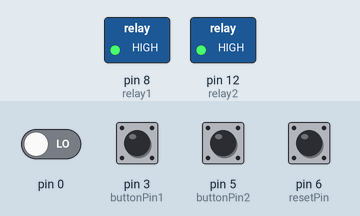
A sketch run on a simulated Arduino Uno, built with avr-gcc and run on an emulated ATmega328P. Parts: switched loads named in the sketch (green lamp = pin HIGH). The inputs (shaded band) are chosen by the test bench; at power-on: pin 3 (buttonPin1), pin 5 (buttonPin2), pin 6 (resetPin) HIGH, pin 0 LOW.

Above: at 1.2 s.
1.3 s: pin 3 (buttonPin1) pulled LOW for 0.15 s
At 2.5 s:
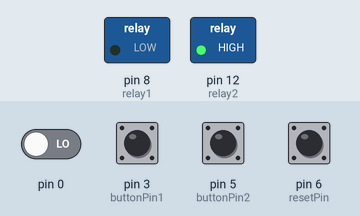
2.9 s: pin 6 (resetPin) pulled LOW for 0.15 s
At 2.97 s:
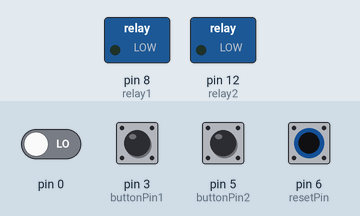
4.5 s: pin 5 (buttonPin2) pulled LOW for 0.15 s
At 4.9 s:
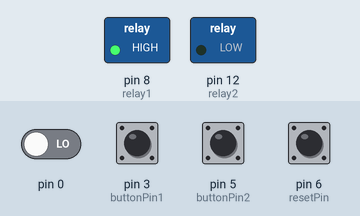
6.1 s: pin 6 (resetPin) pulled LOW for 1 s
At 8.1 s:
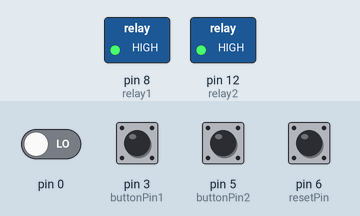
8.6 s: pin 3 (buttonPin1) pulled LOW for 1 s
At 9.2 s:
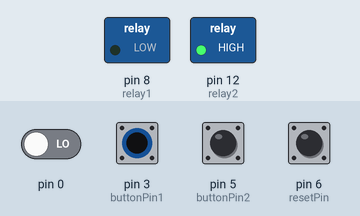
Timing chart, 0 to 11.6 s (numbered marks = the images above; inputs shaded):
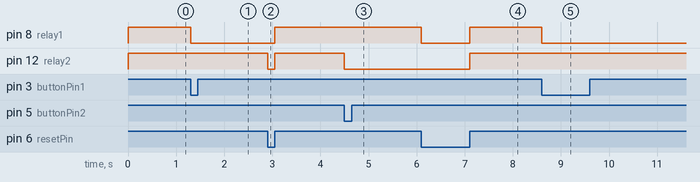

The sketch:

h_nggergames.ino
```cpp
// pushbutton pin
const int buttonPin1 = 3;
const int buttonPin2 = 5;
const int resetPin = 6;
const int relay1 = 8;
const int relay2 = 12;

void setup(){
  // Set up the inputs:
  pinMode(buttonPin1, INPUT);
  pinMode(buttonPin2, INPUT);
  pinMode(resetPin, INPUT);

  // Set up the outputs:
  pinMode(relay1, OUTPUT);
  pinMode(relay2, OUTPUT);

  //set relay to high
  digitalWrite(relay1, HIGH);
  digitalWrite(relay2, HIGH);
}


void loop(){

  //read the digital state of buttonPins
  int buttonState1 = digitalRead(buttonPin1);
  int buttonState2 = digitalRead(buttonPin2);

  if(buttonState1 == LOW){
    digitalWrite(relay1, LOW);
    boolean wait = true;
    while(wait){
      int buttonState = digitalRead(resetPin);
      if(buttonState == LOW){
        wait = false;
      }
    }
    // wait for reset to be released
    wait = true;
    digitalWrite(relay2, LOW);
    // reset: LL BUTTONS LOW
    while(wait){
      int buttonState = digitalRead(resetPin);
      int buttonState1 = digitalRead(buttonState1);
      int buttonState2 = digitalRead(buttonState2);
      if(buttonState == HIGH){
        wait = false;
      }
    }
    // reset both Lights
    digitalWrite(relay1, HIGH);
    digitalWrite(relay2, HIGH);
  }

  if (buttonState2 == LOW){
    digitalWrite(relay2, LOW);
    boolean wait = true;
    while(wait){
      int buttonState = digitalRead(resetPin);
      if(buttonState == LOW){
        wait = false;
      }
    }
    // wait for reset to be released
    wait = true;
    digitalWrite(relay1, LOW);
    while(wait){
      int buttonState = digitalRead(resetPin);
      if(buttonState == HIGH){
        wait = false;
      }
    }
    // reset both Lights
    digitalWrite(relay1, HIGH);
    digitalWrite(relay2, HIGH);
  }


}
```

Measured:
- after the input at 1.3 s, pin 8 (relay1): HIGH → LOW at once
- after the input at 2.9 s, pin 8 (relay1): LOW → HIGH after 0.15 s; pin 12 (relay2): HIGH → LOW at once, → HIGH 0.15 s later
- after the input at 4.5 s, pin 12 (relay2): HIGH → LOW at once
- after the input at 6.1 s, pin 8 (relay1): HIGH → LOW at once, → HIGH 1.0 s later; pin 12 (relay2): LOW → HIGH after 1.0 s
- after the input at 8.6 s, pin 8 (relay1): HIGH → LOW at once
